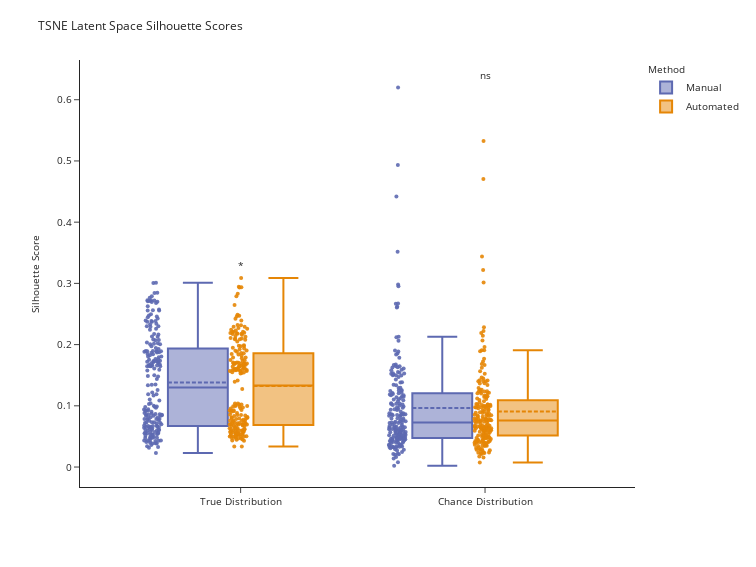

Here is the notebook cell this chart was saved with:
### Code cell
colorsmap = {
    'Manual': px.colors.qualitative.Vivid[1],
    'Automated': px.colors.qualitative.Vivid[0]
}
# plot order true first then chance
orderforplot = {
    "Difference_Variable": ['Onset', 'Offset', 'Duration'], 
    "Phoneme": ['a', 'ae', 'b', 'g', 'i', 'k', 'p', 'u', 'v'], 
    "Patient": ['S1', 'S2', 'S3', 'S4'],
    'Silhouette Level':['True Distribution', 'Chance Distribution'] }

silscor_dfmelted2 = silscor_dfmelted[(silscor_dfmelted['Silhouette Level'] == 'True Distribution') | (silscor_dfmelted['Silhouette Level'] == 'Chance Distribution')]
# keep S26 only
#silscor_dfmelted2 = silscor_dfmelted2[silscor_dfmelted2['Patient'] == 'S26']
fig = px.box(
    silscor_dfmelted2,
    y='Silhouette Score',
    x='Silhouette Level',
    color='Method',
    points='all',  # Shows stripplot-like points
    boxmode='group',
    color_discrete_sequence= px.colors.qualitative.Vivid, 
    color_discrete_map= colorsmap, 
    category_orders=orderforplot,
    hover_name='Silhouette Level', 
    hover_data= ['Patient', 'Method', 'Silhouette Level', 'Iteration',
       'Silhouette Score']    
    )
fig.update_traces(marker=dict(size=4,opacity=0.9), jitter=0.3, boxmean=True)

# Add significance annotations manually
levels = silscor_dfmelted2['Silhouette Level'].unique()

for i, level in enumerate(levels):
    sub_df = silscor_dfmelted2[silscor_dfmelted2['Silhouette Level'] == level]
    scores_manual = sub_df[sub_df['Method'] == 'Manual']['Silhouette Score'].to_numpy()
    scores_auto = sub_df[sub_df['Method'] == 'Automated']['Silhouette Score'].to_numpy()
    
    stat, p_val = wilcoxon(scores_manual, scores_auto)

    # Define label
    sig_label = 'ns'
    if p_val < 0.001:
        sig_label = '***'
    elif p_val < 0.01:
        sig_label = '**'
    elif p_val < 0.05:
        sig_label = '*'

    # Compute annotation Y position
    y_max = sub_df['Silhouette Score'].max()
    fig.add_trace(go.Scatter(
        x=[level],
        y=[y_max + 0.01],
        mode='text',
        text=[sig_label],
        textposition='top center',
        showlegend=False
    ))


mm_to_px = 3.78
fig.update_layout(
    title=dict(text="TSNE Latent Space Silhouette Scores", font=dict(size=12)),
    boxmode="group",
    yaxis_title=dict(text="Silhouette Score", font=dict(size=10)),
    xaxis_title="",
    legend_title=dict(text="Method", font=dict(size=10)),
    template='simple_white',
    width=200 * mm_to_px,   
    height=150 * mm_to_px,  
    font=dict(size=10)
)
# plt.savefig(r"Figures\Figure 3\manualvsautomated_TSNEsilhouetteS26.svg", format='svg')
#fig.write_image(r"Figures\Figure 3\manualvsautomated_TSNEsilhouetteS26PhonChancePlotly.pdf", format='pdf')
fig.show()

### Figure 1 — Plotly figure (JSON) as saved in the notebook; plotly's stock layout.template omitted (floating-point values rounded to 4 significant figures; data arrays with more than 128 entries replaced by an {"elided": "..."} marker saying what was removed)
{"data": [{"alignmentgroup": "True", "boxmean": true, "boxpoints": "all", "customdata": {"elided": "400x3 mixed values"}, "hovertemplate": "<b>%{hovertext}</b><br><br>Method=%{customdata[1]}<br>Silhouette Level=%{x}<br>Silhouette Score=%{y}<br>Patient=%{customdata[0]}<br>Iteration=%{customdata[2]}<extra></extra>", "hovertext": {"elided": "400 str values"}, "jitter": 0.3, "legendgroup": "Manual", "marker": {"color": "rgb(93, 105, 177)", "opacity": 0.9, "size": 4}, "name": "Manual", "notched": false, "offsetgroup": "Manual", "orientation": "v", "showlegend": true, "type": "box", "x": {"elided": "400 str values"}, "x0": " ", "xaxis": "x", "y": {"elided": "400 float values"}, "y0": " ", "yaxis": "y"}, {"alignmentgroup": "True", "boxmean": true, "boxpoints": "all", "customdata": {"elided": "400x3 mixed values"}, "hovertemplate": "<b>%{hovertext}</b><br><br>Method=%{customdata[1]}<br>Silhouette Level=%{x}<br>Silhouette Score=%{y}<br>Patient=%{customdata[0]}<br>Iteration=%{customdata[2]}<extra></extra>", "hovertext": {"elided": "400 str values"}, "jitter": 0.3, "legendgroup": "Automated", "marker": {"color": "rgb(229, 134, 6)", "opacity": 0.9, "size": 4}, "name": "Automated", "notched": false, "offsetgroup": "Automated", "orientation": "v", "showlegend": true, "type": "box", "x": {"elided": "400 str values"}, "x0": " ", "xaxis": "x", "y": {"elided": "400 float values"}, "y0": " ", "yaxis": "y"}, {"mode": "text", "showlegend": false, "text": ["ns"], "textposition": "top center", "type": "scatter", "x": ["Chance Distribution"], "y": [0.63]}, {"mode": "text", "showlegend": false, "text": ["*"], "textposition": "top center", "type": "scatter", "x": ["True Distribution"], "y": [0.3186]}], "layout": {"boxmode": "group", "font": {"size": 10}, "height": 567, "legend": {"title": {"font": {"size": 10}, "text": "Method"}, "tracegroupgap": 0}, "margin": {"t": 60}, "title": {"font": {"size": 12}, "text": "TSNE Latent Space Silhouette Scores"}, "width": 756, "xaxis": {"anchor": "y", "categoryarray": ["True Distribution", "Chance Distribution"], "categoryorder": "array", "domain": [0, 1], "title": {"text": ""}}, "yaxis": {"anchor": "x", "domain": [0, 1], "title": {"font": {"size": 10}, "text": "Silhouette Score"}}}}
